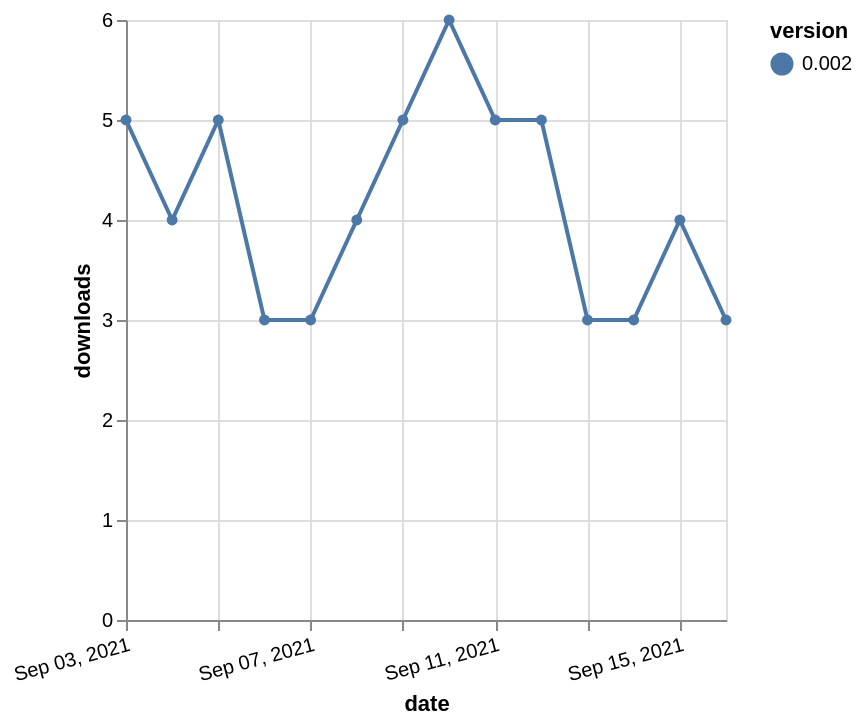

Describe this chart as a Vega-Lite specification.
### Vega-Lite specification from a JSON file in a GitHub repository (floating-point values rounded to 4 significant figures)
{"$schema": "https://vega.github.io/schema/vega-lite/v5.json", "description": "A simple bar chart with embedded data.", "data": {"values": [{"date": "2021-09-03", "total": 15453, "delta": 5, "version": "0.002"}, {"date": "2021-09-04", "total": 15457, "delta": 4, "version": "0.002"}, {"date": "2021-09-05", "total": 15462, "delta": 5, "version": "0.002"}, {"date": "2021-09-06", "total": 15465, "delta": 3, "version": "0.002"}, {"date": "2021-09-07", "total": 15468, "delta": 3, "version": "0.002"}, {"date": "2021-09-08", "total": 15472, "delta": 4, "version": "0.002"}, {"date": "2021-09-09", "total": 15477, "delta": 5, "version": "0.002"}, {"date": "2021-09-10", "total": 15483, "delta": 6, "version": "0.002"}, {"date": "2021-09-11", "total": 15488, "delta": 5, "version": "0.002"}, {"date": "2021-09-12", "total": 15493, "delta": 5, "version": "0.002"}, {"date": "2021-09-13", "total": 15496, "delta": 3, "version": "0.002"}, {"date": "2021-09-14", "total": 15499, "delta": 3, "version": "0.002"}, {"date": "2021-09-15", "total": 15503, "delta": 4, "version": "0.002"}, {"date": "2021-09-16", "total": 15506, "delta": 3, "version": "0.002"}]}, "width": "container", "mark": {"type": "line", "point": {"filled": true}}, "encoding": {"x": {"field": "date", "type": "temporal", "timeUnit": "yearmonthdate", "title": "date", "axis": {"labelAngle": -15}}, "y": {"field": "delta", "type": "quantitative", "title": "downloads"}, "color": {"field": "version", "type": "nominal"}, "tooltip": {"field": "delta"}}}
